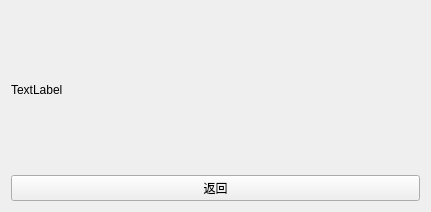
<?xml version="1.0" encoding="UTF-8"?>
<ui version="4.0">
 <class>myDialog</class>
 <widget class="QWidget" name="myDialog">
  <property name="geometry">
   <rect>
    <x>0</x>
    <y>0</y>
    <width>431</width>
    <height>212</height>
   </rect>
  </property>
  <property name="windowTitle">
   <string>Form</string>
  </property>
  <layout class="QVBoxLayout" name="verticalLayout">
   <item>
    <widget class="QLabel" name="label">
     <property name="text">
      <string>TextLabel</string>
     </property>
    </widget>
   </item>
   <item>
    <widget class="QPushButton" name="pushButton">
     <property name="text">
      <string>返回</string>
     </property>
    </widget>
   </item>
  </layout>
 </widget>
 <resources/>
 <connections/>
</ui>
